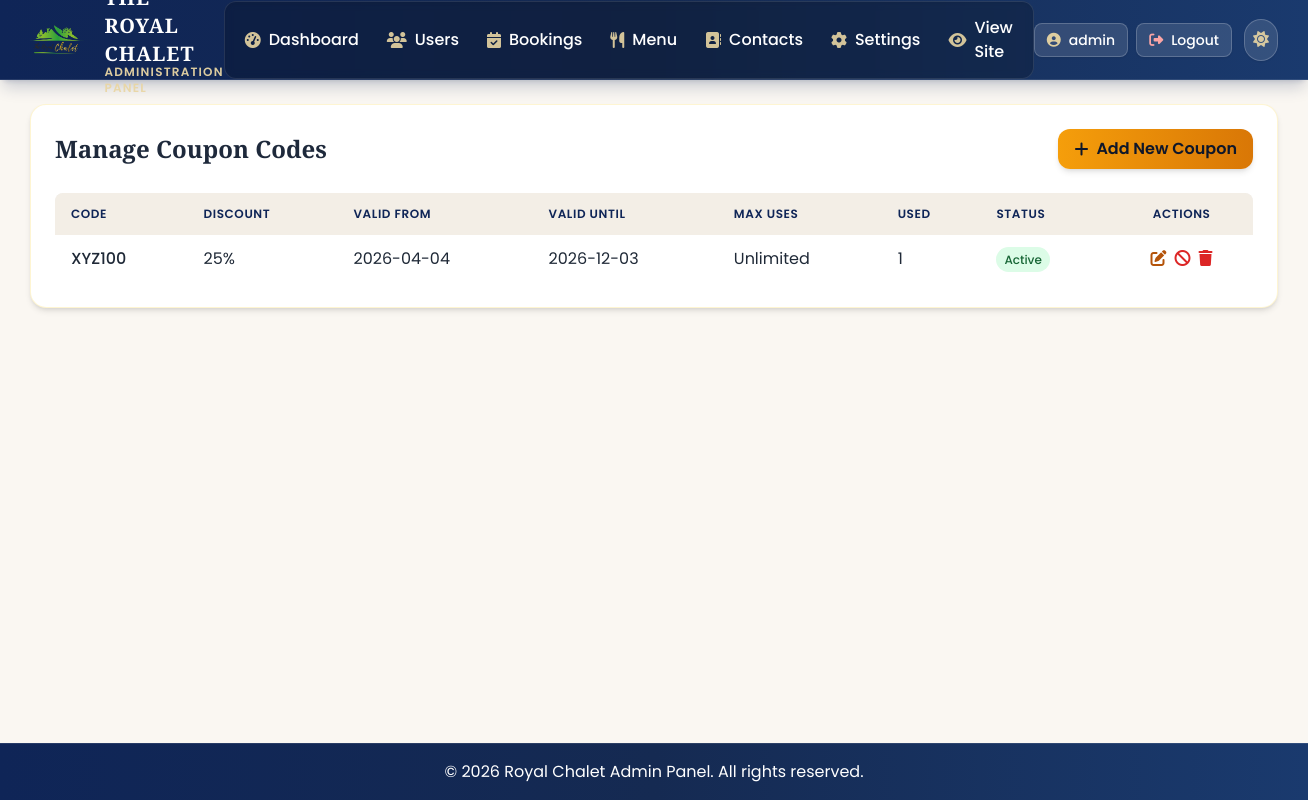
Screenshot of /admin/coupons (signed in) with the database file from the repository.
### models.py (models this page shows, shortened)
class User(UserMixin, db.Model):
    id = db.Column(db.Integer, primary_key=True)
    username = db.Column(db.String(80), unique=True, nullable=False)
    email = db.Column(db.String(120), unique=True, nullable=False)
    password_hash = db.Column(db.String(128), nullable=False)
    is_admin = db.Column(db.Boolean, default=False)
    phone = db.Column(db.String(15))
    address = db.Column(db.Text)
    created_at = db.Column(db.DateTime, default=lambda: datetime.now(timezone.utc))
    last_login = db.Column(db.DateTime)
    bookings = db.relationship('Booking', backref='user', lazy=True)
    orders = db.relationship('FoodOrder', backref='user', lazy=True)
    reviews = db.relationship('Review', backref='user', lazy=True)

class Coupon(db.Model):
    id = db.Column(db.Integer, primary_key=True)
    code = db.Column(db.String(20), unique=True, nullable=False)
    discount_percentage = db.Column(db.Integer, nullable=False)
    discount_type = db.Column(db.String(20), nullable=False, default='percentage') # percentage, fixed
    discount_value = db.Column(db.Integer, nullable=False, default=0) # Used if discount_type is 'fixed'
    valid_from = db.Column(db.DateTime, nullable=False)
    valid_until = db.Column(db.DateTime, nullable=False)
    max_uses = db.Column(db.Integer, nullable=True)
    times_used = db.Column(db.Integer, default=0)
    is_active = db.Column(db.Boolean, default=True)
    description = db.Column(db.Text, nullable=True)
    created_at = db.Column(db.DateTime, default=lambda: datetime.now(timezone.utc))

### app.py (the view)
@app.route('/admin/coupons')
@login_required
@admin_required
def admin_coupons():
    coupons = Coupon.query.all()
    current_date = datetime.now().date()
    return render_template('admin/admin_coupons.html', coupons=coupons, current_date=current_date)

### app.py (called while the page is built)
def admin_required(f):
    @wraps(f)
    def decorated_function(*args, **kwargs):
        if not current_user.is_admin:
            flash('You need to be an admin to access this page.', 'danger')
            return redirect(url_for('index'))
        return f(*args, **kwargs)
    return decorated_function

@app.context_processor
def inject_now():
    return {'now': datetime.now()}

@app.template_filter('coupon_as_date')
def coupon_as_date(value):
    if value is None:
        return None
    if isinstance(value, datetime):
        return value.date()
    if isinstance(value, date):
        return value
    return value

@app.context_processor
def inject_settings():
    settings = {}
    try:
        for setting in VillaSettings.query.all():
            settings[setting.setting_key] = setting.setting_value
    except:
        pass
    return {'villa_settings': settings}

@login_manager.user_loader
def load_user(user_id):
    return User.query.get(int(user_id))

@app.after_request
def add_header(response):
    if 'Cache-Control' not in response.headers:
        response.headers['Cache-Control'] = 'public, max-age=31536000'
    return response

### templates/admin/admin_coupons.html (shortened to what this page needs)
{% extends 'admin/admin_base.html' %}
{% block content %}
<div class="bg-white dark:bg-slate-900 shadow-md rounded-2xl border border-amber-100/80 dark:border-slate-700 p-6">
  <div class="flex justify-between items-center mb-6">
    <h1 class="text-2xl font-bold text-slate-800 dark:text-white" style="font-family: 'Playfair Display', serif;">Manage Coupon Codes</h1>
    <a href="{{ url_for('admin_add_coupon') }}" class="bg-gradient-to-r from-amber-500 to-amber-600 hover:from-amber-400 hover:to-amber-500 text-slate-900 font-semibold px-4 py-2 rounded-xl flex items-center shadow-md">
      <i class="fas fa-plus mr-2"></i>Add New Coupon
    </a>
  </div>
  <div class="overflow-x-auto">
    <table class="min-w-full bg-white dark:bg-gray-800 rounded-lg overflow-hidden">
      <thead class="bg-gray-100 dark:bg-gray-700">
        <tr>
          <th class="py-3 px-4 text-left text-gray-700 dark:text-gray-300 font-semibold">Code</th>
          <th class="py-3 px-4 text-left text-gray-700 dark:text-gray-300 font-semibold">Discount</th>
          <th class="py-3 px-4 text-left text-gray-700 dark:text-gray-300 font-semibold">Valid From</th>
          <th class="py-3 px-4 text-left text-gray-700 dark:text-gray-300 font-semibold">Valid Until</th>
          <th class="py-3 px-4 text-left text-gray-700 dark:text-gray-300 font-semibold">Max Uses</th>
          <th class="py-3 px-4 text-left text-gray-700 dark:text-gray-300 font-semibold">Used</th>
          <th class="py-3 px-4 text-left text-gray-700 dark:text-gray-300 font-semibold">Status</th>
          <th class="py-3 px-4 text-center text-gray-700 dark:text-gray-300 font-semibold">Actions</th>
        </tr>
      </thead>
      <tbody class="divide-y divide-gray-200 dark:divide-gray-700">
        {% for coupon in coupons %}
        <tr class="hover:bg-gray-50 dark:hover:bg-gray-700">
          <td class="py-3 px-4 text-gray-800 dark:text-gray-300 font-medium">{{ coupon.code }}</td>
          <td class="py-3 px-4 text-gray-800 dark:text-gray-300">
            {% if coupon.discount_type == 'percentage' %}
              {{ coupon.discount_percentage }}%
            {% else %}
              ₹{{ coupon.discount_value|int|format_number }}
            {% endif %}
          </td>
          <td class="py-3 px-4 text-gray-800 dark:text-gray-300">{{ (coupon.valid_from|coupon_as_date).strftime('%Y-%m-%d') if coupon.valid_from else '—' }}</td>
          <td class="py-3 px-4 text-gray-800 dark:text-gray-300">{{ (coupon.valid_until|coupon_as_date).strftime('%Y-%m-%d') if coupon.valid_until else '—' }}</td>
          <td class="py-3 px-4 text-gray-800 dark:text-gray-300">{{ coupon.max_uses if coupon.max_uses else 'Unlimited' }}</td>
          <td class="py-3 px-4 text-gray-800 dark:text-gray-300">{{ coupon.times_used|default(0) }}</td>
          <td class="py-3 px-4">
            {% if coupon.is_active and coupon.valid_until and (coupon.valid_until|coupon_as_date) >= current_date %}
              <span class="px-2 py-1 bg-green-100 text-green-800 dark:bg-green-900 dark:text-green-300 rounded-full text-xs font-medium">Active</span>
            {% else %}
              <span class="px-2 py-1 bg-red-100 text-red-800 dark:bg-red-900 dark:text-red-300 rounded-full text-xs font-medium">Inactive</span>
            {% endif %}
          </td>
          <td class="py-3 px-4 text-center">
            <div class="flex justify-center space-x-2">
              <a href="{{ url_for('admin_edit_coupon', coupon_id=coupon.id) }}" class="text-amber-700 hover:text-amber-900 dark:text-amber-400 dark:hover:text-amber-300" title="Edit">
                <i class="fas fa-edit"></i>
              </a>
              <form action="{{ url_for('admin_toggle_coupon', coupon_id=coupon.id) }}" method="POST" class="inline">
                {% if coupon.is_active %}
                <button type="submit" class="text-red-600 hover:text-red-800 dark:text-red-400 dark:hover:text-red-300" title="Deactivate">
                  <i class="fas fa-ban"></i>
                </button>
                {% else %}
                <button type="submit" class="text-green-600 hover:text-green-800 dark:text-green-400 dark:hover:text-green-300" title="Activate">
                  <i class="fas fa-check-circle"></i>
                </button>
                {% endif %}
              </form>
              <button type="button" class="js-delete-coupon text-red-600 hover:text-red-800 dark:text-red-400 dark:hover:text-red-300" data-coupon-id="{{ coupon.id }}" title="Delete">
                <i class="fas fa-trash"></i>
              </button>
            </div>
          </td>
        </tr>
        {% else %}
        <tr>
          <td colspan="8" class="py-6 text-center text-gray-500 dark:text-gray-400">No coupon codes found. Create your first coupon!</td>
        </tr>
        {% endfor %}
      </tbody>
    </table>
  </div>
</div>
{% endblock %}

### templates/admin/admin_base.html (shortened to what this page needs)
<!DOCTYPE html>
<html lang="en">
<head>
    <script src="https://cdn.tailwindcss.com"></script>
    <link rel="stylesheet" href="{{ url_for('static', filename='css/styles.min.css') }}">
    <link rel="stylesheet" href="https://unpkg.com/aos@2.3.1/dist/aos.css" />
    <link rel="stylesheet" href="https://cdnjs.cloudflare.com/ajax/libs/font-awesome/6.4.0/css/all.min.css">
</head>
<body class="bg-royal-cream dark:bg-dark-bg text-slate-800 dark:text-slate-100 transition-colors duration-300 min-h-screen flex flex-col font-poppins">
    <nav class="bg-gradient-to-r from-royal-navy via-royal-navy-mid to-[#1a3a6e] shadow-lg shadow-royal-navy/20 transition-colors duration-300 sticky top-0 z-50 header-nav border-b border-white/10">
        <div class="container mx-auto flex justify-between items-center px-4 h-full">
            <a href="/admin/dashboard" class="flex items-center gap-3 group">
                <div class="logo-container mr-2">
                    <img src="{{ url_for('static', filename='Rc.png') }}"
                         alt="Royal Chalet Logo"
                         class="h-full w-auto object-contain">
                </div>
                <div class="flex flex-col">
                    <span class="text-xl font-bold text-white tracking-tight brand-text" style="font-family: 'Playfair Display', serif;">THE ROYAL CHALET</span>
                    <span class="text-xs font-semibold tracking-widest uppercase -mt-1 brand-subtext">Administration Panel</span>
                </div>
            </a>
            <div class="hidden md:flex items-center gap-1 bg-black/20 rounded-xl px-2 py-1.5 shadow-inner border border-white/10 backdrop-blur-sm">
                <a href="/admin/dashboard" class="px-3 py-2 rounded-lg hover:bg-white/10 transition-all duration-300 flex items-center gap-2 text-sm md:text-base font-medium text-white nav-link">
                    <i class="fas fa-tachometer-alt text-royal-gold-light nav-icon opacity-90"></i>
                    <span>Dashboard</span>
                </a>
                <a href="/admin/users" class="px-3 py-2 rounded-lg hover:bg-white/10 transition-all duration-300 flex items-center gap-2 text-sm md:text-base font-medium text-white nav-link">
                    <i class="fas fa-users text-royal-gold-light nav-icon opacity-90"></i>
                    <span>Users</span>
                </a>
                <a href="/admin/bookings" class="px-3 py-2 rounded-lg hover:bg-white/10 transition-all duration-300 flex items-center gap-2 text-sm md:text-base font-medium text-white nav-link">
                    <i class="fas fa-calendar-check text-royal-gold-light nav-icon opacity-90"></i>
                    <span>Bookings</span>
                </a>
                <a href="/admin/menu" class="px-3 py-2 rounded-lg hover:bg-white/10 transition-all duration-300 flex items-center gap-2 text-sm md:text-base font-medium text-white nav-link">
                    <i class="fas fa-utensils text-royal-gold-light nav-icon opacity-90"></i>
                    <span>Menu</span>
                </a>
                <a href="/admin/contacts" class="px-3 py-2 rounded-lg hover:bg-white/10 transition-all duration-300 flex items-center gap-2 text-sm md:text-base font-medium text-white nav-link">
                    <i class="fas fa-address-book text-royal-gold-light nav-icon opacity-90"></i>
                    <span>Contacts</span>
                </a>
                <a href="/admin/settings" class="px-3 py-2 rounded-lg hover:bg-white/10 transition-all duration-300 flex items-center gap-2 text-sm md:text-base font-medium text-white nav-link">
                    <i class="fas fa-cog text-royal-gold-light nav-icon opacity-90"></i>
                    <span>Settings</span>
                </a>
                <a href="/" class="px-3 py-2 rounded-lg hover:bg-white/10 transition-all duration-300 flex items-center gap-2 text-sm md:text-base font-medium text-white nav-link">
                    <i class="fas fa-eye text-royal-gold-light nav-icon opacity-90"></i>
                    <span>View Site</span>
                </a>
            </div>
            <div class="flex items-center gap-2">
                <a href="/profile" class="header-button px-3 py-1.5 rounded-lg flex items-center gap-2 text-sm font-medium">
                    <i class="fas fa-user-circle text-royal-gold-light opacity-95"></i>
                    <span>{{ current_user.username }}</span>
                </a>
                <a href="{{ url_for('logout') }}" class="header-button px-3 py-1.5 rounded-lg flex items-center gap-2 text-sm font-medium" title="Logout">
                    <i class="fas fa-sign-out-alt text-red-300"></i>
                    <span class="hidden lg:inline">Logout</span>
                </a>
                <button id="theme-toggle" class="header-button p-2 rounded-full ml-1" title="Toggle Dark Mode">
                    <i class="fas fa-sun text-royal-gold-light dark:hidden opacity-90" id="sunIcon"></i>
                </button>
            </div>
        </div>
    </nav>
    <main class="flex-1 container mx-auto px-4 py-6 transition-colors duration-300 text-slate-800 dark:text-slate-200">
        {% block content %}{% endblock %}
    </main>
    <footer class="bg-gradient-to-r from-royal-navy via-royal-navy-mid to-[#1a3a6e] text-white py-4 px-6 transition-colors duration-300 border-t border-white/10">
        <div class="container mx-auto text-center">
            <p>&copy; {{ now.year }} Royal Chalet Admin Panel. All rights reserved.</p>
        </div>
    </footer>
</body>
</html>

### templates/admin/admin_base.html (style rules this page uses)
:root { --admin-page-bg: #faf7f2; --admin-surface: #ffffff; --admin-text: #1e293b; --admin-text-muted: #64748b; --admin-border: #e7e5e4; --admin-navy: #0f2557; --admin-navy-mid: #152a52; --admin-gold: #c5a059; --admin-gold-hover: #d4a84b; --admin-emerald: #059669; --admin-table-head-bg: #f3eee6; --admin-table-head-text: #0f2557; --admin-row-alt: #faf7f2; --admin-row-hover: #fff7ed; --admin-sidebar-bg: #0f2557; --admin-sidebar-border: rgba(197, 160, 89, 0.22); --admin-btn-primary: #0f2557; --admin-btn-primary-hover: #1a3a6e; --admin-btn-accent: linear-gradient(135deg, #d97706 0%, #b45309 100%); --admin-shadow-card: 0 4px 14px rgba(15, 37, 87, 0.08); }
body { font-family: 'Poppins', 'Montserrat', 'Raleway', 'Playfair Display', sans-serif; scroll-behavior: smooth; padding: 0 !important; margin: 0; overflow-x: hidden; background-color: var(--admin-page-bg); color: var(--admin-text); }
.header-nav .brand-text { color: #ffffff !important; letter-spacing: 1px; }
.header-nav .brand-subtext { color: rgba(232, 213, 163, 0.95) !important; }
.header-nav .nav-icon { color: #e8d5a3 !important; }
.header-button { background-color: rgba(255, 255, 255, 0.12) !important; border: 1px solid rgba(255, 255, 255, 0.2) !important; color: #ffffff !important; box-shadow: 0 1px 2px rgba(0, 0, 0, 0.08) !important; }
table { border-collapse: separate; border-spacing: 0; width: 100%; border-radius: 0.5rem; overflow: hidden; }
th { background-color: var(--admin-table-head-bg) !important; color: var(--admin-table-head-text) !important; font-weight: 600; text-transform: uppercase; font-size: 0.75rem; letter-spacing: 0.05em; border-color: var(--admin-border) !important; }

### rows the page displays
User: username "admin"
Coupon: code "XYZ100", discount_percentage "25", valid_from "2026-04-04", valid_until "2026-12-03", max_uses "Unlimited", times_used "1", is_active "Active"
